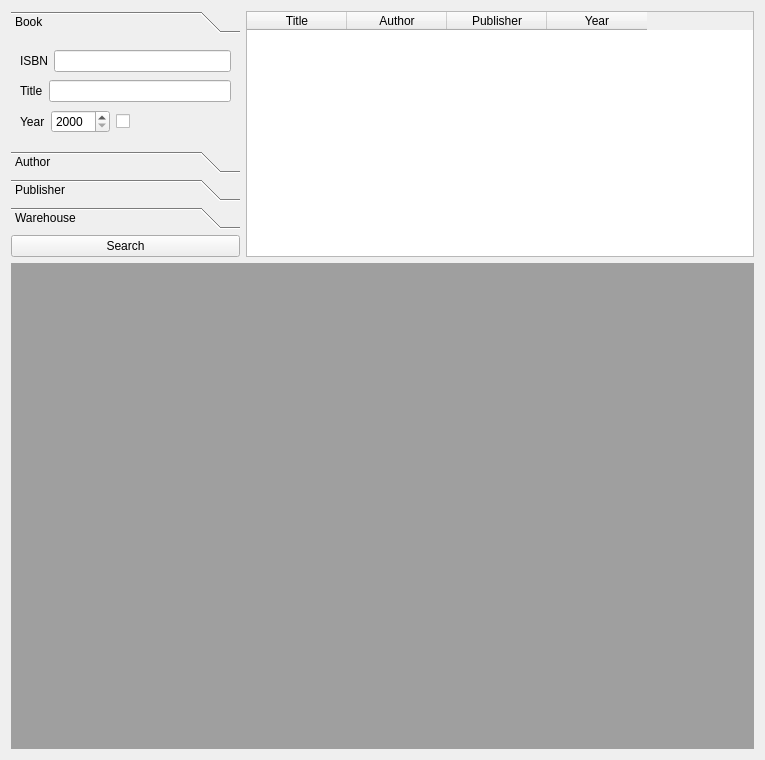
<?xml version="1.0" encoding="UTF-8"?>
<ui version="4.0">
 <class>Form</class>
 <widget class="QWidget" name="Form">
  <property name="geometry">
   <rect>
    <x>0</x>
    <y>0</y>
    <width>765</width>
    <height>760</height>
   </rect>
  </property>
  <property name="sizePolicy">
   <sizepolicy hsizetype="Minimum" vsizetype="Minimum">
    <horstretch>0</horstretch>
    <verstretch>0</verstretch>
   </sizepolicy>
  </property>
  <property name="minimumSize">
   <size>
    <width>765</width>
    <height>750</height>
   </size>
  </property>
  <property name="maximumSize">
   <size>
    <width>850</width>
    <height>16777215</height>
   </size>
  </property>
  <property name="windowTitle">
   <string>Form</string>
  </property>
  <layout class="QGridLayout" name="gridLayout_5">
   <item row="0" column="0">
    <layout class="QHBoxLayout" name="horizontalLayout_6">
     <item>
      <layout class="QVBoxLayout" name="verticalLayout">
       <item>
        <widget class="QToolBox" name="tool_box">
         <property name="sizePolicy">
          <sizepolicy hsizetype="Expanding" vsizetype="Preferred">
           <horstretch>0</horstretch>
           <verstretch>0</verstretch>
          </sizepolicy>
         </property>
         <property name="maximumSize">
          <size>
           <width>229</width>
           <height>218</height>
          </size>
         </property>
         <property name="currentIndex">
          <number>0</number>
         </property>
         <widget class="QWidget" name="book">
          <property name="geometry">
           <rect>
            <x>0</x>
            <y>0</y>
            <width>212</width>
            <height>99</height>
           </rect>
          </property>
          <attribute name="icon">
           <iconset>
            <normaloff>images/d/book-100.png</normaloff>images/d/book-100.png</iconset>
          </attribute>
          <attribute name="label">
           <string>Book</string>
          </attribute>
          <layout class="QGridLayout" name="gridLayout_4">
           <item row="0" column="0">
            <layout class="QHBoxLayout" name="horizontalLayout">
             <item>
              <widget class="QLabel" name="isbn_label">
               <property name="text">
                <string>ISBN</string>
               </property>
              </widget>
             </item>
             <item>
              <widget class="QLineEdit" name="isbn_input"/>
             </item>
            </layout>
           </item>
           <item row="1" column="0">
            <layout class="QHBoxLayout" name="horizontalLayout_2">
             <item>
              <widget class="QLabel" name="title_label">
               <property name="text">
                <string>Title</string>
               </property>
              </widget>
             </item>
             <item>
              <widget class="QLineEdit" name="title_input">
               <property name="text">
                <string/>
               </property>
              </widget>
             </item>
            </layout>
           </item>
           <item row="2" column="0">
            <layout class="QHBoxLayout" name="horizontalLayout_3">
             <item>
              <widget class="QLabel" name="year_label">
               <property name="text">
                <string>Year</string>
               </property>
              </widget>
             </item>
             <item>
              <widget class="QSpinBox" name="year_spin_box">
               <property name="minimumSize">
                <size>
                 <width>59</width>
                 <height>0</height>
                </size>
               </property>
               <property name="minimum">
                <number>2000</number>
               </property>
               <property name="maximum">
                <number>2024</number>
               </property>
              </widget>
             </item>
             <item>
              <widget class="QCheckBox" name="year_check_box">
               <property name="text">
                <string/>
               </property>
              </widget>
             </item>
             <item>
              <spacer name="horizontalSpacer">
               <property name="orientation">
                <enum>Qt::Horizontal</enum>
               </property>
               <property name="sizeHint" stdset="0">
                <size>
                 <width>40</width>
                 <height>20</height>
                </size>
               </property>
              </spacer>
             </item>
            </layout>
           </item>
          </layout>
         </widget>
         <widget class="QWidget" name="author">
          <property name="geometry">
           <rect>
            <x>0</x>
            <y>0</y>
            <width>112</width>
            <height>47</height>
           </rect>
          </property>
          <attribute name="icon">
           <iconset>
            <normaloff>images/d/pen-96.png</normaloff>images/d/pen-96.png</iconset>
          </attribute>
          <attribute name="label">
           <string>Author</string>
          </attribute>
          <layout class="QGridLayout" name="gridLayout_2">
           <item row="0" column="0">
            <layout class="QHBoxLayout" name="horizontalLayout_4">
             <item>
              <widget class="QLabel" name="author_name">
               <property name="text">
                <string>Name</string>
               </property>
              </widget>
             </item>
             <item>
              <widget class="QLineEdit" name="author_input"/>
             </item>
            </layout>
           </item>
           <item row="1" column="0">
            <spacer name="verticalSpacer">
             <property name="orientation">
              <enum>Qt::Vertical</enum>
             </property>
             <property name="sizeHint" stdset="0">
              <size>
               <width>20</width>
               <height>51</height>
              </size>
             </property>
            </spacer>
           </item>
          </layout>
         </widget>
         <widget class="QWidget" name="publisher">
          <property name="geometry">
           <rect>
            <x>0</x>
            <y>0</y>
            <width>112</width>
            <height>47</height>
           </rect>
          </property>
          <attribute name="icon">
           <iconset>
            <normaloff>images/d/publishing-128.png</normaloff>images/d/publishing-128.png</iconset>
          </attribute>
          <attribute name="label">
           <string>Publisher</string>
          </attribute>
          <layout class="QGridLayout" name="gridLayout">
           <item row="0" column="0">
            <layout class="QHBoxLayout" name="horizontalLayout_5">
             <item>
              <widget class="QLabel" name="publisher_label">
               <property name="text">
                <string>Name</string>
               </property>
              </widget>
             </item>
             <item>
              <widget class="QLineEdit" name="publisher_input"/>
             </item>
            </layout>
           </item>
           <item row="1" column="0">
            <spacer name="verticalSpacer_3">
             <property name="orientation">
              <enum>Qt::Vertical</enum>
             </property>
             <property name="sizeHint" stdset="0">
              <size>
               <width>20</width>
               <height>71</height>
              </size>
             </property>
            </spacer>
           </item>
          </layout>
         </widget>
         <widget class="QWidget" name="Warhouse">
          <property name="geometry">
           <rect>
            <x>0</x>
            <y>0</y>
            <width>98</width>
            <height>45</height>
           </rect>
          </property>
          <attribute name="icon">
           <iconset>
            <normaloff>images/d/warehouse-96.png</normaloff>images/d/warehouse-96.png</iconset>
          </attribute>
          <attribute name="label">
           <string>Warehouse</string>
          </attribute>
          <layout class="QGridLayout" name="gridLayout_3">
           <item row="0" column="0">
            <widget class="QComboBox" name="warehouse_combobox"/>
           </item>
           <item row="1" column="0">
            <spacer name="verticalSpacer_2">
             <property name="orientation">
              <enum>Qt::Vertical</enum>
             </property>
             <property name="sizeHint" stdset="0">
              <size>
               <width>20</width>
               <height>73</height>
              </size>
             </property>
            </spacer>
           </item>
          </layout>
         </widget>
        </widget>
       </item>
       <item>
        <widget class="QPushButton" name="search_button">
         <property name="maximumSize">
          <size>
           <width>229</width>
           <height>16777215</height>
          </size>
         </property>
         <property name="text">
          <string>Search</string>
         </property>
         <property name="icon">
          <iconset>
           <normaloff>images/d/search-96.png</normaloff>images/d/search-96.png</iconset>
         </property>
        </widget>
       </item>
      </layout>
     </item>
     <item>
      <widget class="QTableWidget" name="book_list">
       <property name="sizePolicy">
        <sizepolicy hsizetype="Expanding" vsizetype="Maximum">
         <horstretch>0</horstretch>
         <verstretch>0</verstretch>
        </sizepolicy>
       </property>
       <property name="minimumSize">
        <size>
         <width>491</width>
         <height>0</height>
        </size>
       </property>
       <property name="maximumSize">
        <size>
         <width>16777215</width>
         <height>250</height>
        </size>
       </property>
       <column>
        <property name="text">
         <string>Title</string>
        </property>
       </column>
       <column>
        <property name="text">
         <string>Author</string>
        </property>
       </column>
       <column>
        <property name="text">
         <string>Publisher</string>
        </property>
       </column>
       <column>
        <property name="text">
         <string>Year</string>
        </property>
       </column>
      </widget>
     </item>
    </layout>
   </item>
   <item row="1" column="0">
    <widget class="QMdiArea" name="mdiArea">
     <property name="sizePolicy">
      <sizepolicy hsizetype="Minimum" vsizetype="Expanding">
       <horstretch>0</horstretch>
       <verstretch>0</verstretch>
      </sizepolicy>
     </property>
     <property name="minimumSize">
      <size>
       <width>0</width>
       <height>480</height>
      </size>
     </property>
    </widget>
   </item>
  </layout>
 </widget>
 <resources/>
 <connections/>
</ui>
